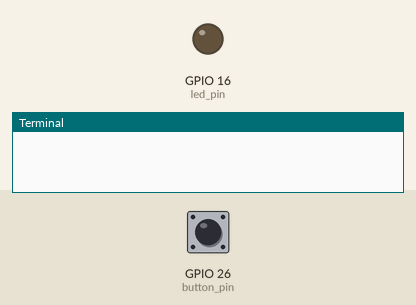
This program was run on a simulated Raspberry Pi (BCM pin numbers). Parts: output pins drawn as LEDs (lit = HIGH), the last lines printed to the terminal. The test bench sets the inputs (shaded band); at power-on: GPIO 26 (button_pin) HIGH.

Above: at 1.2 s.
1.3 s: GPIO 26 (button_pin) pulled LOW for 0.15 s
At 1.9 s:
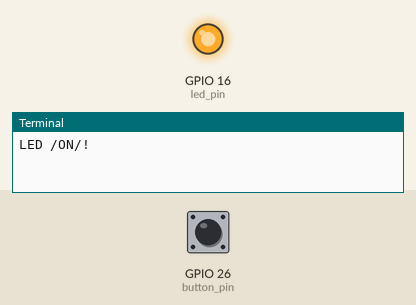
2.9 s: GPIO 26 (button_pin) pulled LOW for 1 s
At 4.3 s:
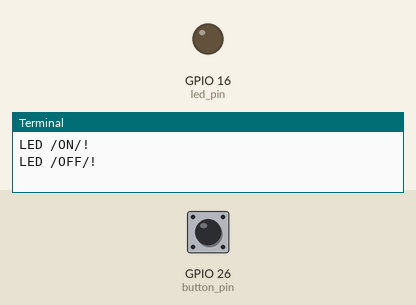
5.4 s: GPIO 26 (button_pin) pulled LOW for 3.2 s
At 6.2 s:
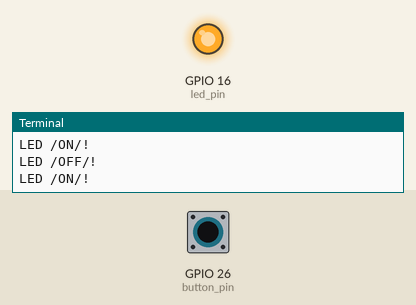
Timing chart, 0 to 8.4 s (numbered marks = the images above; inputs shaded):
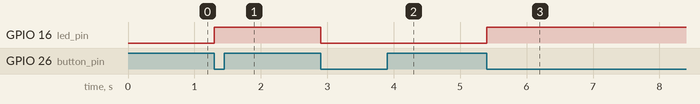

Measured:
- after the input at 1.3 s, GPIO 16 (led_pin): LOW → HIGH at once
- after the input at 2.9 s, GPIO 16 (led_pin): HIGH → LOW at once
- after the input at 5.4 s, GPIO 16 (led_pin): LOW → HIGH at once

The program:

ex04_Btn_LED.py
```python
import RPi.GPIO as GPIO
import time

# 버튼 입력에 따라 LED 상태 변경

# GPIO 모드 설정
GPIO.setmode(GPIO.BCM)

# GPIO 핀 설정
led_pin = 16
button_pin = 26
GPIO.setup(led_pin, GPIO.OUT)
GPIO.setup(button_pin, GPIO.IN, pull_up_down=GPIO.PUD_UP)

light_on = False

def led_callback(channel):
    global light_on

    if (light_on):
        GPIO.output(led_pin, 0)
        print("LED /OFF/!")
    else:
        GPIO.output(led_pin, 1)
        print("LED /ON/!")

    light_on = not light_on

try:
    GPIO.add_event_detect(button_pin, GPIO.FALLING, callback=led_callback,
                          bouncetime = 300)
    # GPIO.output(led_pin, 0)sgit
    while True:
        time.sleep(0.1)

finally:
    GPIO.cleanup()
```
